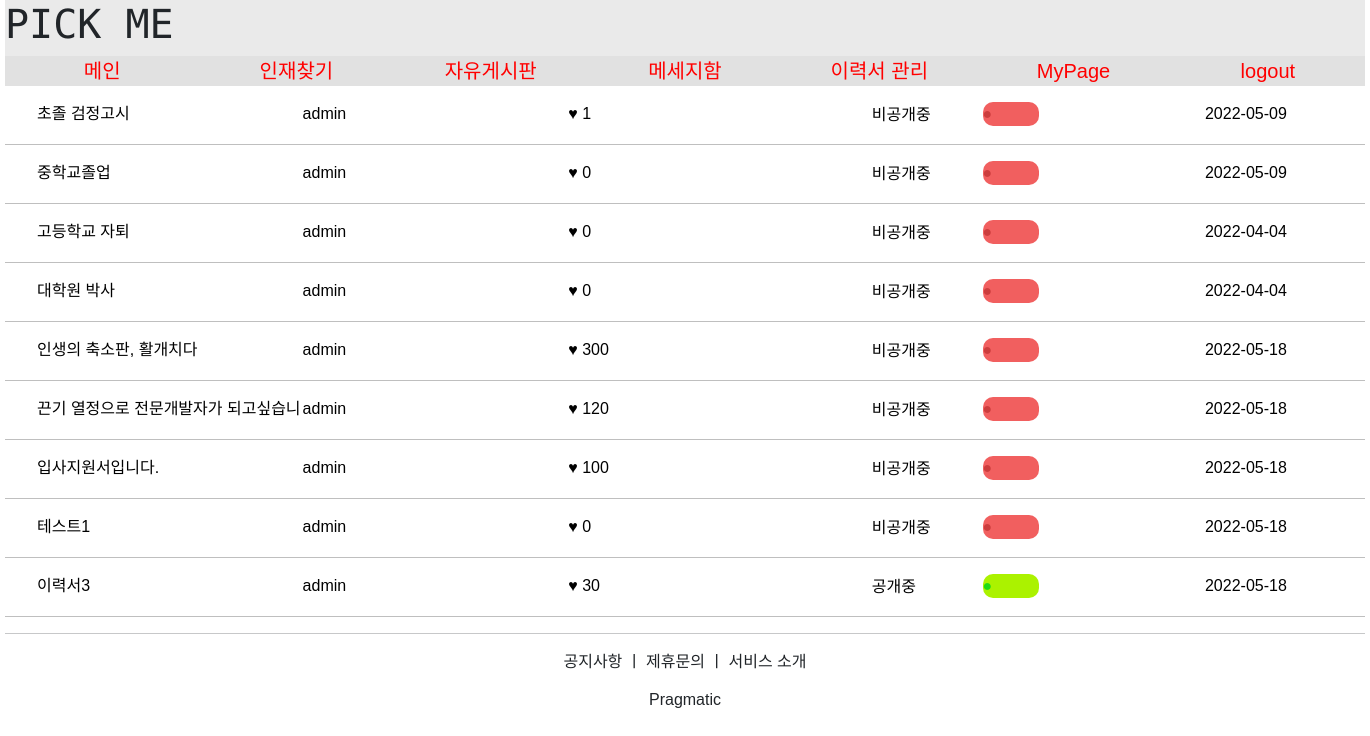
Page /resume/list_resume/0/1/ (signed in) on the committed database.
### resumeapp/models.py (models this page shows)
class Resume_Title(models.Model):
    resume_title = models.ForeignKey(MyUser, on_delete=models.CASCADE, related_name='resume_title')
    resume_title_detail = models.CharField(max_length=2000)
    resume_date = models.DateField(auto_now=True)
    resume_Time = models.TimeField(auto_now=True)
    resume_open = models.IntegerField(default=1)
    like_vote = models.IntegerField(default=0)

### accountapp/models.py (models this page shows)
class MyUser(AbstractUser):
    nickname = models.CharField(max_length=20, unique=True)
    company_group = models.CharField(max_length=100)
    company_number = models.CharField(max_length=200)
    company_name = models.CharField(max_length=200)
    company_ceo = models.CharField(max_length=100)
    company_logo = models.FileField(upload_to='company_logo/', null=True, blank=True)
    company_phone_number = models.CharField(max_length=100)
    company_paper = models.FileField(upload_to='company_paper/', null=True, blank=True)

### resumeapp/views.py (the view, shortened to what this page needs)
# urls.py: path('list_resume/<int:title>/<int:pk>/', views.list_resume, name='list_resume'),
def list_resume(request, title, pk):
    temp_user = MyUser.objects.filter(pk=pk)
    print(request.POST)
    for user_test in temp_user:
        if request.user == user_test:
            pass
        else:
            raise Http404("잘못된 접근입니다")
        for temp in temp_user:
            temp_resume = Resume_Title.objects.filter(resume_title=temp)
        context = {}
        context['pk'] = pk
        context['resume'] = temp_resume
    return render(request, 'list_resume.html', context)

### resumeapp/templates/list_resume.html (shortened to what this page needs)
{% extends 'base3.html' %}
{% block content %}
    {% load static %}
    <link rel="stylesheet" href="{% static 'css/list_resume.css' %}">
    <div class="content">
        {% for list in resume %}
            <a href="{% url 'resumeapp:detail_resume' title=list.pk %}">
                <ul class="mini_content">
                    <li style="height:1.5rem; overflow:hidden; text-overflow:ellipsis;">{{ list.resume_title_detail }}</li>
                    <li>{{ list.resume_title }}</li>
                    <li>♥ {{ list.like_vote }}</li>
                    <li>
                        {% if list.resume_open == 1 %}
                            <form action="{% url 'resumeapp:list_resume' title=list.pk pk=pk %}" method="post" enctype="multipart/form-data">
                                <ul class="mini_ul">
                                    <li>
                                        <input type="submit" value="공개중" id="answer04{{list.pk}}" name="resume_submit1" style="background-color:transparent; border:0px transparent solid;">
                                    </li>
                                    <li>
                                        <label for="answer04{{list.pk}}" class="open_green_box">
                                            <div class="open_green">●</div>
                                        </label>
                                    </li>
                                </ul>
                            </form>
                        {% endif %}
                        {% if list.resume_open == 0 %}
                            <form action="{% url 'resumeapp:list_resume' title=list.pk pk=pk %}" method="post" enctype="multipart/form-data">
                                <ul class="mini_ul">
                                    <li>
                                        <input type="submit" value="비공개중" id="answer05{{list.pk}}" name="resume_submit1" style="background-color:transparent; border:0px transparent solid;">
                                    </li>
                                    <li>
                                        <label for="answer05{{list.pk}}" class="open_red_box">
                                            <div class="open_red">●</div>
                                        </label>
                                    </li>
                                </ul>
                            </form>
                        {% endif %}
                    </li>
                    <li>
                        <div class="date_css">
                            {{ list.resume_date|date:"Y-m-d" }}
                        </div>
                    </li>
                </ul>
                <hr>
            </a>
        {% endfor %}
    </div>
{% endblock %}

### static/css/list_resume.css (style rules this page uses)
* { font-family: 'Noto Sans KR', sans-serif; }
.content { width: 85rem; margin:auto; }
.content > a { color:#000000; }
.mini_content { display:flex; }
.mini_content > li { flex:1; list-style:none; }
.date_css { margin-left:auto; width:10rem; }
.mini_ul { display:flex; }
.mini_ul > li { flex:1; list-style:none; }
.open_green_box { border:none; font-weight:bold; background:#ABF200; width:3.5rem; height:1.5rem; border-radius:10px; }
.open_green { color:#1DDB16; }
.open_red_box { border:none; font-weight:bold; background:#F15F5F; width:3.5rem; height:1.5rem; border-radius:10px; }
.open_red { color:#CC3D3D; }

### templates/head3.html (style rules this page uses)
a { text-decoration:none }

### rows in the picture
Resume_Title: resume_title_detail "초졸 검정고시", resume_title "admin", like_vote "1", resume_date "2022-05-09"
Resume_Title: resume_title_detail "중학교졸업", resume_title "admin", like_vote "0", resume_date "2022-05-09"
Resume_Title: resume_title_detail "고등학교 자퇴", resume_title "admin", like_vote "0", resume_date "2022-04-04"
Resume_Title: resume_title_detail "대학원 박사", resume_title "admin", like_vote "0", resume_date "2022-04-04"
Resume_Title: resume_title_detail "인생의 축소판, 활개치다", resume_title "admin", like_vote "300", resume_date "2022-05-18"
Resume_Title: resume_title_detail "끈기 열정으로 전문개발자가…", resume_title "admin", like_vote "120", resume_date "2022-05-18"
Resume_Title: resume_title_detail "입사지원서입니다.", resume_title "admin", like_vote "100", resume_date "2022-05-18"
Resume_Title: resume_title_detail "테스트1", resume_title "admin", like_vote "0", resume_date "2022-05-18"
Resume_Title: resume_title_detail "이력서3", resume_title "admin", like_vote "30", resume_date "2022-05-18"
